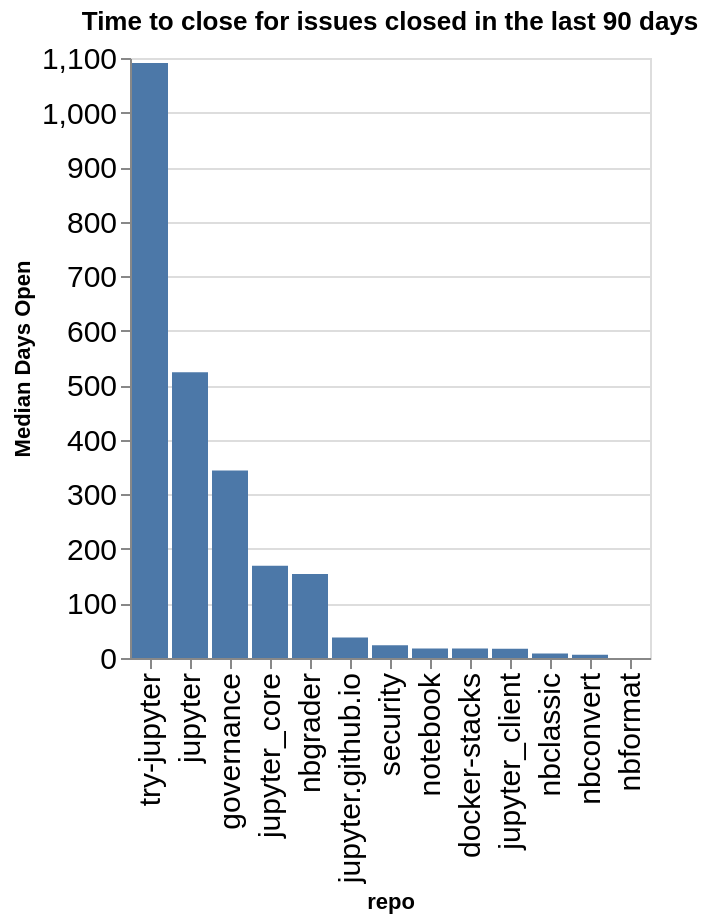

Notebook code for this chart:
### Code cell
time_open = closed.groupby(['org', 'repo']).agg({'time_open': 'median'}).reset_index()
time_open['time_open'] = time_open['time_open'] / (60 * 60 * 24)
time_open['org/repo'] = time_open.apply(lambda a: a['org'] + '/' + a['repo'], axis=1)
sorted_vals = time_open.sort_values(['org', 'time_open'], ascending=False)['repo'].values
alt.Chart(data=time_open, title=f"Time to close for issues closed in the last {n_days} days").mark_bar().encode(
    x=alt.X('repo', sort=alt.Sort(sorted_vals.tolist())),
    y=alt.Y('time_open', title="Median Days Open"),
)

### Figure 1 — Vega-Lite specification as saved in the notebook (floating-point values rounded to 4 significant figures)
{"config": {"axisLeft": {"labelFontSize": 15}, "axisBottom": {"labelFontSize": 15}}, "data": {"name": "data-e64930954c2c6260d536c336a3a56bce"}, "mark": {"type": "bar"}, "encoding": {"x": {"field": "repo", "sort": ["try-jupyter", "jupyter", "governance", "jupyter_core", "nbgrader", "jupyter.github.io", "security", "notebook", "docker-stacks", "jupyter_client", "nbclassic", "nbconvert", "nbformat"], "type": "nominal"}, "y": {"field": "time_open", "title": "Median Days Open", "type": "quantitative"}}, "title": "Time to close for issues closed in the last 90 days", "$schema": "https://vega.github.io/schema/vega-lite/v5.20.1.json", "datasets": {"data-e64930954c2c6260d536c336a3a56bce": [{"org": "jupyter", "repo": "docker-stacks", "time_open": 17.3, "org/repo": "jupyter/docker-stacks"}, {"org": "jupyter", "repo": "governance", "time_open": 343.6, "org/repo": "jupyter/governance"}, {"org": "jupyter", "repo": "jupyter", "time_open": 523.9, "org/repo": "jupyter/jupyter"}, {"org": "jupyter", "repo": "jupyter.github.io", "time_open": 37.37, "org/repo": "jupyter/jupyter.github.io"}, {"org": "jupyter", "repo": "jupyter_client", "time_open": 17.07, "org/repo": "jupyter/jupyter_client"}, {"org": "jupyter", "repo": "jupyter_core", "time_open": 169.1, "org/repo": "jupyter/jupyter_core"}, {"org": "jupyter", "repo": "nbclassic", "time_open": 8.41, "org/repo": "jupyter/nbclassic"}, {"org": "jupyter", "repo": "nbconvert", "time_open": 5.779, "org/repo": "jupyter/nbconvert"}, {"org": "jupyter", "repo": "nbformat", "time_open": 0.006134, "org/repo": "jupyter/nbformat"}, {"org": "jupyter", "repo": "nbgrader", "time_open": 154.0, "org/repo": "jupyter/nbgrader"}, {"org": "jupyter", "repo": "notebook", "time_open": 17.33, "org/repo": "jupyter/notebook"}, {"org": "jupyter", "repo": "security", "time_open": 23.45, "org/repo": "jupyter/security"}, {"org": "jupyter", "repo": "try-jupyter", "time_open": 1091.0, "org/repo": "jupyter/try-jupyter"}]}}
